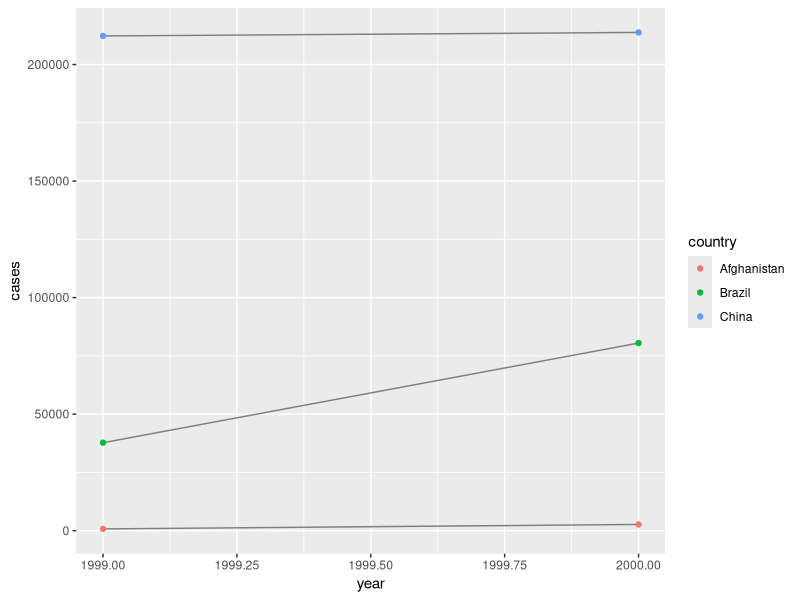
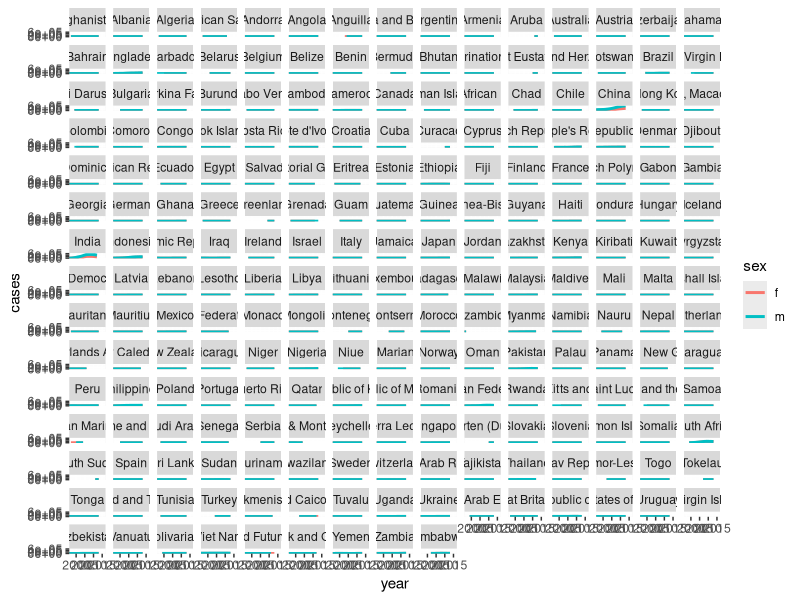
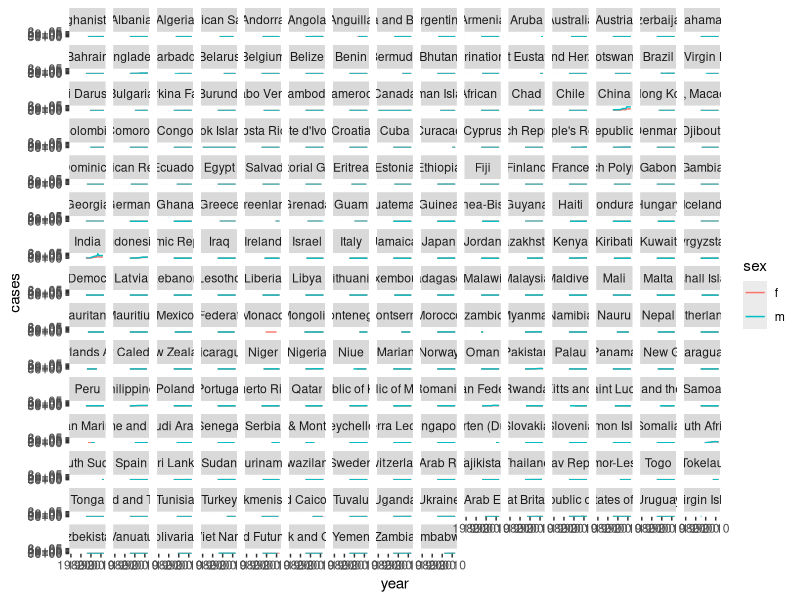

The R source for these figures, in order:
{
  library(tidyverse)
  library(hexbin)
}

# Compute the rate for table2, and table4a + table4b. You will need to perform
# four operations: a. Extract the number of TB cases per country per year. b.
# Extract the matching population per country per year. c. Divide cases by
# population, and multiply by 10,000. d. Store back in the appropriate place.
  
table2 %>% 
  filter(type == 'cases') %>% 
  select(count, country, year) %>%
  rename(cases = count) %>% 
  left_join(table2, by = c('country', 'year')) %>% 
  filter(type == 'population') %>% 
  select(country, year, cases, count) %>% 
  rename(population = count) %>% 
  mutate(
    prop = cases / population * 10000
  ) %>% 
  select(country, year, prop) %>% 
  left_join(table2, by = c('country', 'year'))

# Exercise 2 - table4a + table4b

table4a %>% 
  rename(cases_1999 = `1999`, cases_2000 = `2000`) %>% 
  left_join(table4b, by = 'country') %>% 
  mutate(
    prop_1999 = cases_1999 / `1999` * 10000,
    prop_2000 = cases_2000 / `2000` * 10000
  )

# Exercise 3
# Re-create the plot showing change in cases over time using table2 instead of
# table1. What do you need to do first?

table2 %>% 
  filter(type == 'cases') %>% 
  transmute(
    country,
    year,
    cases = count
  ) %>% 
  ggplot(aes(year, cases)) +
  geom_line(aes(group = country), color = 'gray50') +
  geom_point(aes(color = country))

# Old way
table4a %>% 
  gather(`1999`, `2000`, key='year', value='cases') %>% 
  arrange(country)

table4b %>% 
  gather(2:3, key='year', value = 'population') %>% 
  arrange(country)

# Actual and correct way
table4a %>% 
  pivot_longer(c(`1999`, `2000`), names_to = 'year', values_to = 'cases')


table4b %>% 
  pivot_longer(2:3, names_to = 'year', values_to = 'population')

tidy4 <- table4a %>% 
  pivot_longer(2:3, names_to = 'year', values_to = 'cases') %>% 
  left_join(pivot_longer(table4b, 2:3, names_to = 'year', values_to = 'population'),
            by = c('year', 'country'))

# Old way

spread(table2, key = type, value = count)

# Actual and correct way

pivot_wider(table2, names_from = 'type', values_from = 'count')


# Exercises

tribble(
  ~name, ~key, ~value,
  #-----------------|--------|------
  "Phillip Woods", "age", 45,
  "Phillip Woods", "height", 186,
  "Phillip Woods", "age", 50,
  "Jessica Cordero", "age", 37,
  "Jessica Cordero", "height", 156
) %>% 
print() %>% 
  group_by(name, key) %>% 
  mutate(obs = row_number()) %>% 
  pivot_wider(names_from = 'key', values_from = 'value') %>% 
  select(-obs)


tribble(
  ~pregnant, ~male, ~female,
  'yes', NA, 10,
  'no', 20, 12
) %>%
  print() %>% 
  pivot_longer(c('male', 'female'), names_to = 'sex', values_to = 'count')



# <--    Push and Pull Unite Separate    -->


table3 %>% 
  separate(
    rate,
    into = c('cases', 'population'),
    convert = TRUE
  )

table5 %>% 
  unite(new, century, year, sep = '')

tibble(x = c("a,b,c", "d,e,f,g", 'h,i,j')) %>% 
  separate(x, c("one", "two", "three"), extra = "merge")

tibble(x = c('a,b,c', 'd,e', 'f,g,i')) %>% 
  separate(x, c('one', 'two', 'three'), fill = "left")

# <--     Real Problem(who)     -->>

(who1 <- who %>% 
  pivot_longer(
    new_sp_m014:newrel_f65,
    names_to = 'key',
    values_to = 'cases',
    values_drop_na = TRUE
  ) %>%
  mutate(
    key = stringr::str_replace(key, 'newrel', 'new_rel')
  ) %>% 
  separate(
    key,
    into = c('new', 'code', 'sex_age'),
    sep = '_'
  ) %>% 
  select(-new, -iso2, -iso3) %>% 
  separate(
    sex_age,
    into = c('sex', 'age'),
    sep = 1
  ))

# For each country, year, sex compute the total number of cases. Make an
# informative visualization of the data

who_whitout_code <- who1 %>% 
  group_by(country, year, sex) %>% 
  summarise(cases = sum(cases)) %>% 
  ungroup() 

who_whitout_code %>% 
  ggplot(aes(year, cases, color = sex)) +
  geom_smooth(se = FALSE) +
  coord_cartesian(xlim = c(1997, 2016)) +
  facet_wrap(~country)

who_whitout_code %>% 
  ggplot(aes(year, cases, color = sex)) +
  geom_line() +
  facet_wrap(~country)




# who1 %>% 
#   group_by(country, year, sex) %>% 
#   summarise(cases = sum(cases)) %>% 
#   ungroup() %>% 
#   ggplot(
#     aes(
#       cut_width(year, 1, boundary = 0), 
#       cases,
#       color = sex
#     )
#   ) +
#   geom_boxplot() +
#   coord_flip() +
#   facet_wrap(~country)


  
  